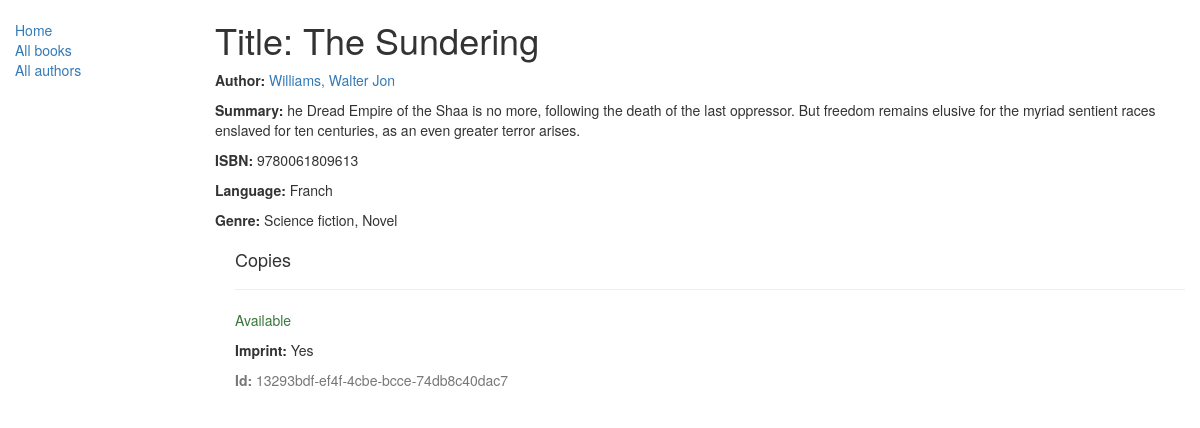
/catalog/book/2, run on the app's committed database.
### catalog/models.py (models this page shows, shortened)
class Book(models.Model):
    title = models.CharField(max_length=200)
    author = models.ForeignKey('Author', on_delete=models.SET_NULL, null=True)
    summary = models.TextField(max_length=1000, help_text="Enter a brief description of the book")
    isbn = models.CharField('ISBN', max_length=13,
                            help_text='13 Character <a href="https://www.isbn-international.org/content/what-isbn">ISBN number</a>')
    genre = models.ManyToManyField(Genre, help_text="Select a genre for this book")
    language = models.ForeignKey('Language', on_delete=models.SET_NULL, null=True)
    def display_genre(self):
        """
        Creates a string for the Genre. This is required to display genre in Admin.
        """
        return ', '.join([genre.name for genre in self.genre.all()[:3]])
    display_genre.short_description = 'Genre'

class Author(models.Model):
    first_name = models.CharField(max_length=100)
    last_name = models.CharField(max_length=100)
    date_of_birth = models.DateField(null=True, blank=True)
    date_of_death = models.DateField('Died', null=True, blank=True)
    def __str__(self):
        return '%s, %s' % (self.last_name, self.first_name)

class Language(models.Model):
    name = models.CharField(max_length=50)
    def __str__(self):
        return self.name

class Genre(models.Model):
    name = models.CharField(max_length=200, help_text='Enter a book genre (e.g. Science Fiction, French Poetry etc)')
    def __str__(self):
        return self.name

class BookInstance(models.Model):
    id = models.UUIDField(primary_key=True, default=uuid.uuid4,
                          help_text="Unique ID for this particular book across whole library")
    book = models.ForeignKey('Book', on_delete=models.SET_NULL, null=True)
    imprint = models.CharField(max_length=200)
    due_back = models.DateField(null=True, blank=True)
    LOAN_STATUS = (
        ('m', 'Maintenance'),
        ('o', 'On loan'),
        ('a', 'Available'),
        ('r', 'Reserved'),
    )
    status = models.CharField(max_length=1, choices=LOAN_STATUS, blank=True, default='m', help_text='Book availability')
    class Meta:
        ordering = ["due_back"]

### catalog/views.py (the view)
# urls.py: url(r'^book/(?P<pk>\d+)$', views.BookDetailView.as_view(), name='book-detail'),
class BookDetailView(generic.DetailView):
    model = Book

### catalog/templates/catalog/book_detail.html (shortened to what this page needs)
{% extends "base_generic.html" %}
{% block content %}
  <h1>Title: {{ book.title }}</h1>
  <p><strong>Author:</strong> <a href="">{{ book.author }}</a></p>
  <p><strong>Summary:</strong> {{ book.summary }}</p>
  <p><strong>ISBN:</strong> {{ book.isbn }}</p>
  <p><strong>Language:</strong> {{ book.language }}</p>
  <p><strong>Genre:</strong> {% for genre in book.genre.all %} {{ genre }}{% if not forloop.last %}, {% endif %}{% endfor %}</p>
  <div style="margin-left:20px;margin-top:20px">
    <h4>Copies</h4>
    {% for copy in book.bookinstance_set.all %}
    <hr>
    <p class="{% if copy.status == 'a' %}text-success{% elif copy.status == 'd' %}text-danger{% else %}text-warning{% endif %}">{{ copy.get_status_display }}</p>
    <p><strong>Imprint:</strong> {{copy.imprint}}</p>
    <p class="text-muted"><strong>Id:</strong> {{copy.id}}</p>
    {% endfor %}
  </div>
{% endblock %}

### catalog/templates/base_generic.html (shortened to what this page needs)
<!DOCTYPE html>
<html lang="en">
<head>
  <link rel="stylesheet" href="https://maxcdn.bootstrapcdn.com/bootstrap/3.3.7/css/bootstrap.min.css">
  {% load static %}
  <link rel="stylesheet" href="{% static 'css/styles.css' %}">
</head>
<body>
  <div class="container-fluid">
    <div class="row">
      <div class="col-sm-2">
      {% block sidebar %}
      <ul class="sidebar-nav">
          <li><a href="{% url 'index' %}">Home</a></li>
          <li><a href="{% url 'books' %}">All books</a></li>
          <li><a href="{% url 'authors' %}">All authors</a></li>
      </ul>
     {% endblock %}
      </div>
      <div class="col-sm-10 ">
      {% block content %}{% endblock %}
      </div>
    </div>
  </div>
</body>
</html>

### catalog/static/css/styles.css (style rules this page uses)
.sidebar-nav { margin-top: 20px; padding: 0; list-style: none; }

### data on the page
Book: title "The Sundering", author "Williams, Walter Jon", summary "he Dread Empire of the Shaa is no more, following the death of the last oppressor. But freedom remains elusive for the myriad sentient races enslaved for ten centuries, as an even greater terror arises.", isbn "9780061809613", language "Franch"
Genre: name "Science fiction"
Genre: name "Novel"
BookInstance: status "Available", imprint "Yes", id "13293bdf-ef4f-4cbe-bcce-74db8c40dac7"
